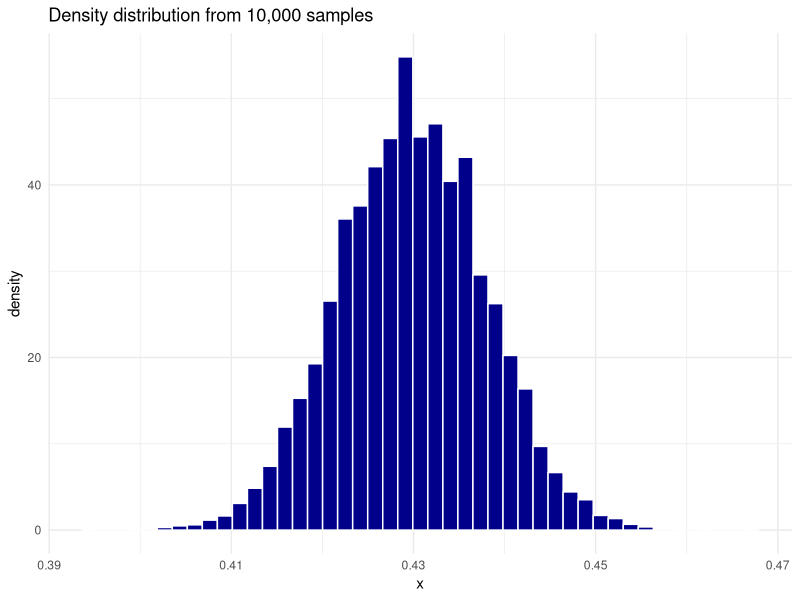
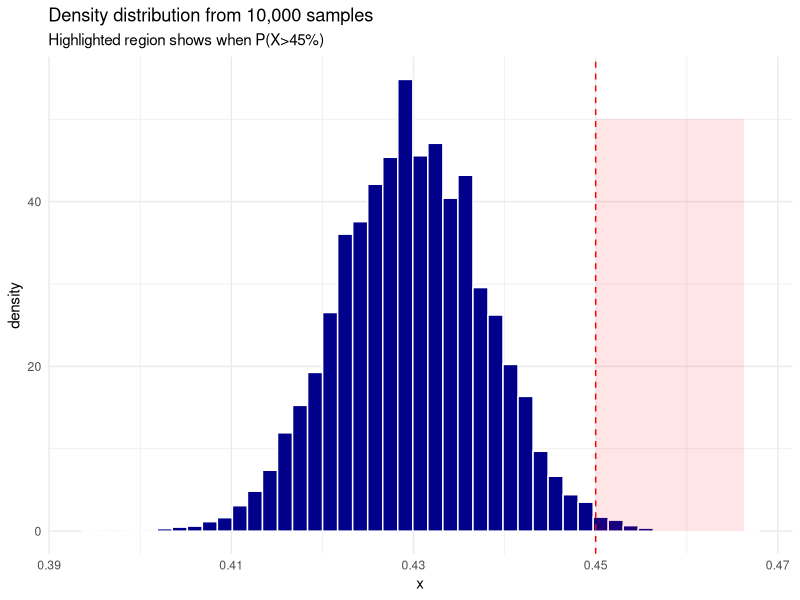
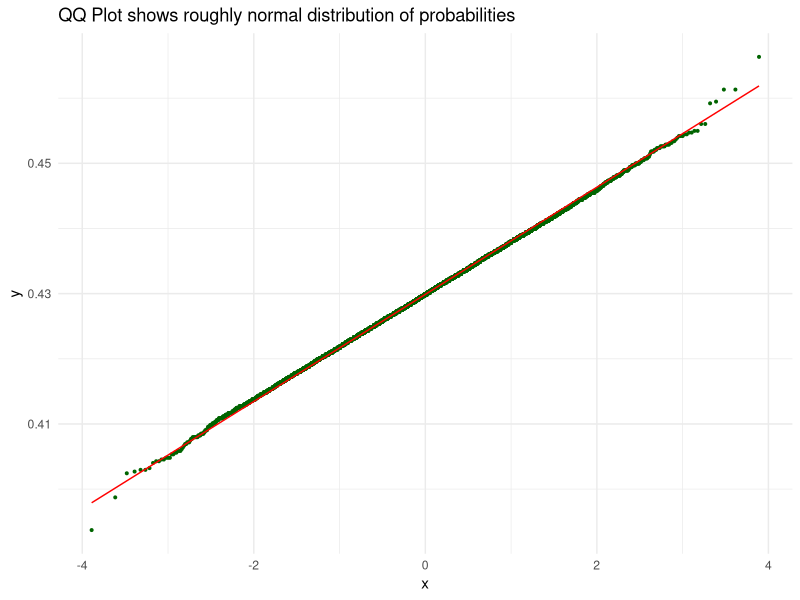

Write R code to recreate these figures, in order.
## ---- chunk 1
knitr::opts_chunk$set(echo = TRUE)
## ---- chunk 2
library(readr)
library(dplyr)
library(ggplot2)
library(tidyr)
data = read_csv("nhanes.csv")
names(data)
head(data, 2)
## ---- chunk 3
binomial_n = nrow(data)
binomial_p = sum(data$is_obese) / binomial_n
binomial_mean = binomial_n * binomial_p
binomial_std = sqrt(binomial_n * binomial_p * (1-binomial_p))
binomial_parameters = c(binomial_n, binomial_p, binomial_mean, binomial_std)

binomial_parameters
## ---- chunk 4
#bootstrap time
bootstrapper = function(n, dataset) {
  #N is the number of bootstrap samples to take
  #DATASET is the dataframe to pass in
  return_vect = c(rep(0, n))
  sample_length = nrow(dataset)
  for (i in c(1:n)) {
    this_sample = dataset |>
      sample_n(sample_length, replace=TRUE)
    return_vect[i] = mean(this_sample$is_obese)
  }
  return(return_vect)
  #returns a vector of length N of probabilities of successes
}
## ---- chunk 5
p_samples = bootstrapper(10000, data) #very slow!!!
## ---- chunk 6
ggplot(data.frame(x=p_samples), aes(x=x)) +
  geom_histogram(aes(y=after_stat(density)), bins=45, fill="darkblue", color="white") +
  labs(title="Density distribution from 10,000 samples") +
  theme_minimal()
## ---- chunk 7
#for > 45%:
numerator = sum(p_samples > 0.45)
denominator = length(p_samples)

prob_more_45 = numerator / denominator
prob_more_45
## ---- chunk 8
ggplot(data.frame(x=p_samples), aes(x=x)) +
  geom_histogram(aes(y=after_stat(density)), bins=45, fill="darkblue", color="white") +
  geom_vline(xintercept = 0.45, color="red", linetype="dashed") +
  annotate("rect", xmin = 0.45, xmax = max(p_samples), ymin = 0, ymax = 50, alpha = 0.1, fill = "red") +
  labs(title="Density distribution from 10,000 samples", subtitle="Highlighted region shows when P(X>45%)") +
  theme_minimal()
## ---- chunk 9
prob_more_45_r = pbinom(0.45*binomial_parameters[[1]], size=binomial_parameters[[1]], prob=binomial_parameters[[2]], lower.tail=FALSE)
print(paste0("Manually calculated probability: ", round(prob_more_45, 5), " || pbinom calculated probability: ", round(prob_more_45_r, 5)))
## ---- chunk 10
ggplot(data.frame(x=p_samples), aes(sample=x)) +
  geom_qq(color="darkgreen", size=0.7) +
  geom_qq_line(color="red") +
  labs(title="QQ Plot shows roughly normal distribution of probabilities") +
  theme_minimal()
